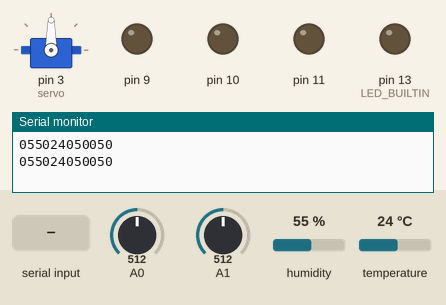
Simulated run of this sketch. Board: Arduino Uno, built with avr-gcc and run on an emulated ATmega328P. Shown: servo, output pins drawn as LEDs (lit = HIGH), the last lines printed to the serial monitor. The test bench sets the inputs (shaded band); at power-on: A0 = 512, A1 = 512, humidity 55 %, temperature 24 °C.

Above: at 1.5 s.
1.6 s: "1" received over Serial
At 2.6 s:
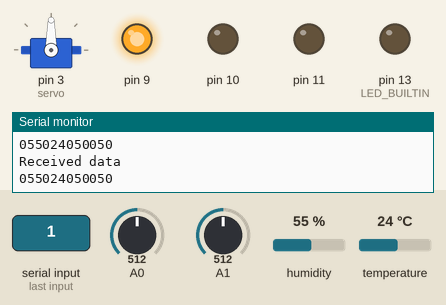
3.5 s: "2" received over Serial
At 4.7 s:
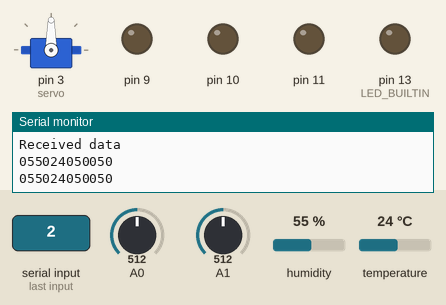
Timing chart, 0 to 6.5 s (numbered marks = the images above; inputs shaded):
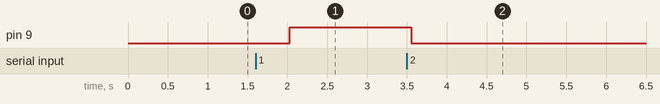

Measured:
- after the input at 1.6 s, pin 9: LOW → HIGH after 0.43 s
- after the input at 3.5 s, pin 9: HIGH → LOW after 0.05 s

The sketch:

arduino_smartfarm_2.ino
```cpp
#include<Servo.h>
Servo servo;

#include <DHT.h>
#define DHTPIN 4
#define DHTTYPE DHT11
DHT dht(DHTPIN,DHTTYPE);

int ServoPin = 3;

int inByte=0;

int flag = 0;

void setup() {
  servo.attach(3);
  pinMode(2,INPUT);
  pinMode(9,OUTPUT);
  pinMode(10,OUTPUT);
  pinMode(11,OUTPUT);
  pinMode(LED_BUILTIN, OUTPUT);
  Serial.begin(115200);

}

void loop() {

  delay(500);
  int h = dht.readHumidity();
  int t = dht.readTemperature();
  if(h<10) Serial.print("00");
  else if(h<100) Serial.print("0");
  Serial.print(h);
  if(t<10) Serial.print("00");
  else if(t<100) Serial.print("0");
  Serial.print(t);

  int l = map(analogRead(A0),0,1023,0,100);
  if(l<10) Serial.print("00");
  else if(l<100)Serial.print("0");
  Serial.print(l);

  int w = map(analogRead(A1),0,1023,0,100);
  if(w<10) Serial.print("00");
  else if(w<100) Serial.print("0");
  Serial.println(w);

  int i;
  if(Serial.available())
  {
    inByte = Serial.read();
    Serial.write("Received data\n");
    inByte -= 0x30;
    if(inByte == 1) digitalWrite(9,1);
    else if(inByte == 2) digitalWrite(9,0);
    else if(inByte == 3) digitalWrite(10,1);
    else if(inByte == 4) digitalWrite(10,0);
    else if(inByte == 5) digitalWrite(11,1);
    else if(inByte == 6) digitalWrite(11,0);
    else if(inByte == 7) servo.write(110);
    else if(inByte == 8) servo.write(0);
  }
}
```
